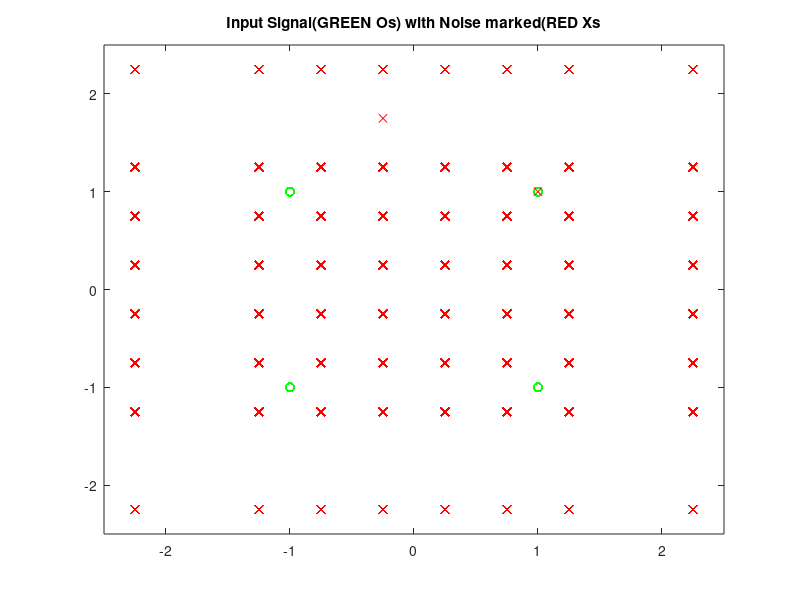
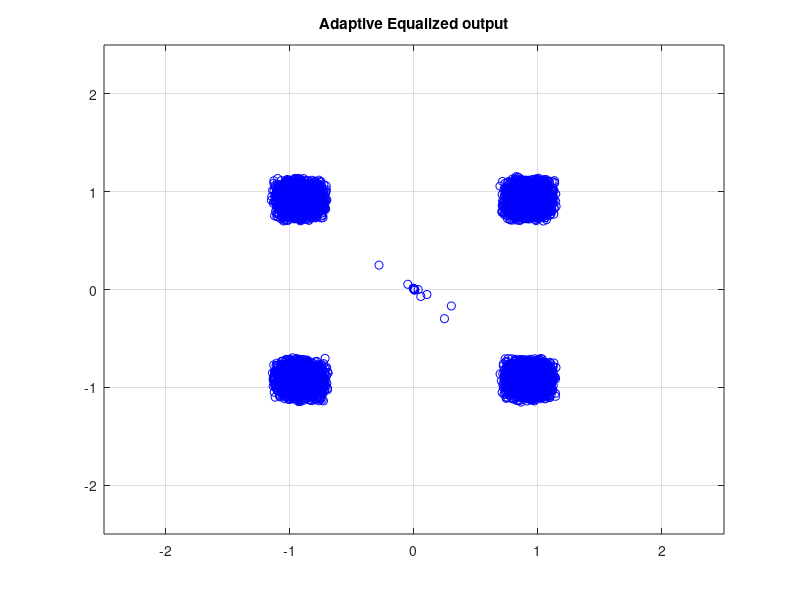

Recreate these plots in MATLAB, in order.
%% Starter code to generate the constellation and corrupt with ISI

% Rectanglular signal constellation
clear all; 
close all
d=1; %distance between points just pick as 1

%Create constellation
constellation=[-d d; d d; -d -d; d -d];

% figure;
% plot(constellation(:,1), constellation(:,2), 'go')  %just to check constellation
N=10000;  %number of random signals; map to integers 1:4
sent_symbol=(1+floor(4*rand(N,1)));

%map sent symbol 1:4 to constellation
for i=1:N
    sent(i,:)=constellation(sent_symbol(i),:); % assign to constellation
end

%add ISI using filter command:  filter(b,a,signal)
%for FIR filter, b=ISI elements and a=1
a=1;
ISI=[1,0,0]; %check results for an ISI free channel; should get error=0
ISI=[1, 0.75, 0.5]; %ISI vector
received=filter(ISI,a, sent);
Power_received=mean(received(:,1).^2+received(:,2).^2);
% hold on  %plot to confirm received signal

% figure;
% plot(received(:,1), received(:,2), 'rx') 

%count errors; could have also compared matrix values
error=0; 
for i=1:N
    if sign(sent(i,1)) ~= sign(received(i,1)) || sign(sent(i,2)) ~= sign(received(i,2))
        error=error+1;
    end
end



%% LMS IMPLEMENTATION

r1=received(:,1); 
s1=sent(:,1);
r2=received(:,2) 

mu = 0.005;                     % STEP SIZE
K = length(constellation)+12;   % LENGTH OF THE FILTER
f = zeros(K,1);

% ADAPTIVE FILTER FROM CHANNEL
index = 1; 
[e,x_hat]=deal(zeros(N-K+1,1));
k=0.1*N                           % TRAINING SAMPLE SIZE

for n = K:k
% SELECT PART OF THE TRAINING INPUT
in = r1(n:-1:n-K+1);
% APPLY CHANNEL ESTIMATE TO TRAINING DATA 
x_hat(index) = f'*in;
% COMPUTE ERROR
e = s1(n)-x_hat(index);
% UPDATE TAPS
f=f+mu*conj(e)*in;    
index = index + 1 
end

%% APPLY FILTER TO RECEIVED SIGNAL
Adaptive_Equalizer = f
y1= conv(Adaptive_Equalizer,r1)
y2= conv(Adaptive_Equalizer,r2)

y=[y1 y2]

% CALCULATE BIT ERROR
y_error=0; 
for i=1:N
    if sign(sent(i,1)) ~= sign(y(i,1)) || sign(sent(i,2)) ~= sign(y(i,2))
        y_error=y_error+1;
    end
end
ber=error/N     %BIT ERROR OF SIGNAL WITH ISI
y_ber=y_error/N %BIT ERROR OF SIGNAL AFTER FILTERING

%% PLOTS

figure;
plot(sent(:,1), sent(:,2),'go');
title('Input Signal'),
ylim([-2.5 2.5]);
xlim([-2.5 2.5]);
grid;
hold on

plot(received(:,1), received(:,2),'rx');
title('Input Signal(GREEN Os) with Noise marked(RED Xs'),grid;


figure;
plot(y(:,1), y(:,2),'bo');
grid;
title('Adaptive Equalized output');
ylim([-2.5 2.5]);
xlim([-2.5 2.5]);


